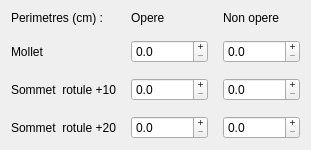
    <widget class="QWidget" name="layoutWidget">
     <property name="geometry">
      <rect>
       <x>540</x>
       <y>10</y>
       <width>350</width>
       <height>154</height>
      </rect>
     </property>
     <layout class="QGridLayout" name="gridLayout_perimetres">
      <property name="sizeConstraint">
       <enum>QLayout::SizeConstraint::SetFixedSize</enum>
      </property>
      <property name="spacing">
       <number>15</number>
      </property>
      <item row="0" column="0">
       <widget class="QLabel" name="label_perimetre">
        <property name="text">
         <string>Perimetres (cm) :</string>
        </property>
        <property name="textFormat">
         <enum>Qt::TextFormat::RichText</enum>
        </property>
       </widget>
      </item>
      <item row="0" column="1">
       <widget class="QLabel" name="label_opere_3">
        <property name="text">
         <string>Opere</string>
        </property>
       </widget>
      </item>
      <item row="0" column="2">
       <widget class="QLabel" name="label_non_opere_3">
        <property name="text">
         <string>Non opere</string>
        </property>
       </widget>
      </item>
      <item row="1" column="0">
       <widget class="QLabel" name="label_mollet">
        <property name="text">
         <string>Mollet</string>
        </property>
       </widget>
      </item>
      <item row="2" column="0">
       <widget class="QLabel" name="label_sommet_rotule_dix">
        <property name="text">
         <string>Sommet  rotule +10</string>
        </property>
       </widget>
      </item>
      <item row="3" column="0">
       <widget class="QLabel" name="label_sommet_rotule_vingt">
        <property name="text">
         <string>Sommet  rotule +20</string>
        </property>
       </widget>
      </item>
      <item row="1" column="2">
       <widget class="QDoubleSpinBox" name="doubleSpinBox_g_perimetreMolletNO">
        <property name="cursor">
         <cursorShape>ArrowCursor</cursorShape>
        </property>
        <property name="buttonSymbols">
         <enum>QAbstractSpinBox::ButtonSymbols::PlusMinus</enum>
        </property>
        <property name="accelerated">
         <bool>true</bool>
        </property>
        <property name="decimals">
         <number>1</number>
        </property>
        <property name="maximum">
         <double>100000.000000000000000</double>
        </property>
       </widget>
      </item>
      <item row="1" column="1">
       <widget class="QDoubleSpinBox" name="doubleSpinBox_g_perimetreMolletO">
        <property name="cursor">
         <cursorShape>ArrowCursor</cursorShape>
        </property>
        <property name="buttonSymbols">
         <enum>QAbstractSpinBox::ButtonSymbols::PlusMinus</enum>
        </property>
        <property name="accelerated">
         <bool>true</bool>
        </property>
        <property name="decimals">
         <number>1</number>
        </property>
        <property name="maximum">
         <double>100000.000000000000000</double>
        </property>
       </widget>
      </item>
      <item row="2" column="1">
       <widget class="QDoubleSpinBox" name="doubleSpinBox_g_perimetreRotuleDixO">
        <property name="cursor">
         <cursorShape>ArrowCursor</cursorShape>
        </property>
        <property name="buttonSymbols">
         <enum>QAbstractSpinBox::ButtonSymbols::PlusMinus</enum>
        </property>
        <property name="accelerated">
         <bool>true</bool>
        </property>
        <property name="decimals">
         <number>1</number>
        </property>
        <property name="maximum">
         <double>100000.000000000000000</double>
        </property>
       </widget>
      </item>
      <item row="2" column="2">
       <widget class="QDoubleSpinBox" name="doubleSpinBox_g_perimetreRotuleDixNO">
        <property name="cursor">
         <cursorShape>ArrowCursor</cursorShape>
        </property>
        <property name="buttonSymbols">
         <enum>QAbstractSpinBox::ButtonSymbols::PlusMinus</enum>
        </property>
        <property name="accelerated">
         <bool>true</bool>
        </property>
        <property name="decimals">
         <number>1</number>
        </property>
        <property name="maximum">
         <double>100000.000000000000000</double>
        </property>
       </widget>
      </item>
      <item row="3" column="1">
       <widget class="QDoubleSpinBox" name="doubleSpinBox_g_perimetreRotuleVingtO">
        <property name="cursor">
         <cursorShape>ArrowCursor</cursorShape>
        </property>
        <property name="buttonSymbols">
         <enum>QAbstractSpinBox::ButtonSymbols::PlusMinus</enum>
        </property>
        <property name="accelerated">
         <bool>true</bool>
        </property>
        <property name="decimals">
         <number>1</number>
        </property>
        <property name="maximum">
         <double>100000.000000000000000</double>
        </property>
       </widget>
      </item>
      <item row="3" column="2">
       <widget class="QDoubleSpinBox" name="doubleSpinBox_g_perimetreRotuleVingtNO">
        <property name="cursor">
         <cursorShape>ArrowCursor</cursorShape>
        </property>
        <property name="buttonSymbols">
         <enum>QAbstractSpinBox::ButtonSymbols::PlusMinus</enum>
        </property>
        <property name="accelerated">
         <bool>true</bool>
        </property>
        <property name="decimals">
         <number>1</number>
        </property>
        <property name="maximum">
         <double>100000.000000000000000</double>
        </property>
       </widget>
      </item>
     </layout>
    </widget>
